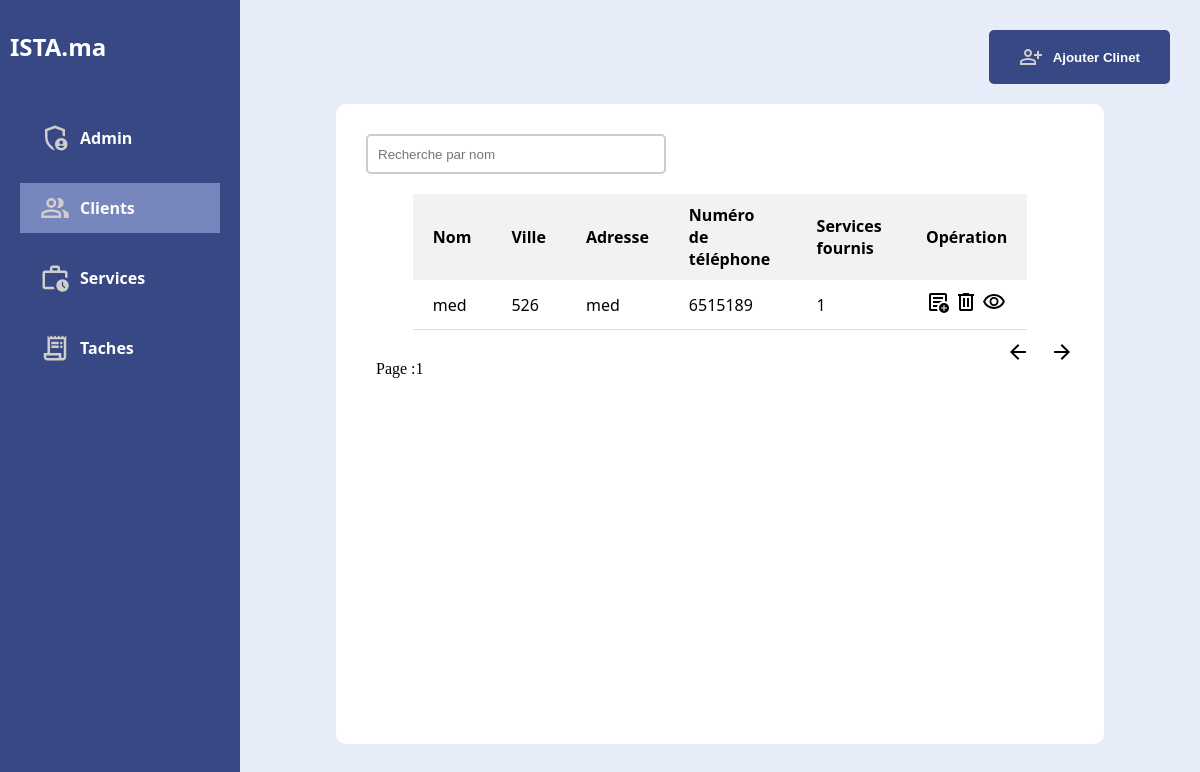
Screenshot of /P_stage/index.php with the database file from the repository.
### tables this page shows
CREATE TABLE `clients` (
  `id` int(11) NOT NULL,
  `nom` varchar(50) NOT NULL,
  `adresse` varchar(50) NOT NULL,
  `ville` varchar(50) NOT NULL,
  `code_postal` varchar(20) NOT NULL,
  `nemero` varchar(30) NOT NULL,
  `note` varchar(300) NOT NULL
);

### P_stage/index.php (the view, shortened to what this page needs)
<!DOCTYPE html>
<html lang="en">
<head>
    <link rel="stylesheet" href="./style/indexstyle.css">
</head>
<body>
<?php
    require_once('./nav.php');
?>
<main>
    <div class="btndiv">
        <button id='addclinetbtn'>Ajouter Clinet</button>
    </div>
    <div class="tablediv">
        <div class='serdiv'>
            <input type="text" name="search" id="serch" placeholder="Recherche par nom">
        </div>
        <table >
            <thead>
            <tr >
                <th>Nom</th>
                <th>Ville</th>
                <th>Adresse</th>
                <th>Numéro de téléphone</th>
                <th>Services fournis</th>
                <th>Opération</th>
            </tr>
            </thead>
            <tbody id='tbodyclinet'>
            <?php
            $sql = "SELECT * FROM clients  limit 8 ";
            $result = $conn->query($sql);
            if ($result->num_rows > 0) {
                while ($row = $result->fetch_assoc()) {
                    $idc = $row['id'];
                     $nom = $row['nom'];
                     $num = $row['nemero'];
                     $ville = $row['ville'];
                     $adress = $row['adresse'];
                     $sql1 = "SELECT count(*) FROM services where idc = $idc ";
                     $result1 = $conn->query($sql1);
                     $row1 = $result1->fetch_row();
                     $countser = $row1[0];
                     echo '<tr id="thetr" data-variable="'.$idc.'">';
                    echo '<td>'.$nom.'</td>';
                    echo '<td>'.$ville.'</td>';
                    echo '<td>'.$adress.'</td>';
                    echo '<td>'.$num.'</td>';
                    echo '<td>'.$countser.'</td>';
                    echo '<td><a href="ajserv.php?idc='.$idc.'" class="indexicons" title="Ajouter un Service">
                    <svg xmlns="http://www.w3.org/2000/svg" height="24" viewBox="0 -960 960 960" width="24"><path d="M200-120q-33 0-56.5-23.5T120-200v-560q0-33 23.5-56.5T200-840h560q33 0 56.5 23.5T840-760v268q-19-9-39-15.5t-41-9.5v-243H200v560h242q3 22 9.5 42t15.5 38H200Zm0-120v40-560 243-3 280Zm80-40h163q3-21 9.5-41t14.5-39H280v80Zm0-160h244q32-30 71.5-50t84.5-27v-3H280v80Zm0-160h400v-80H280v80ZM720-40q-83 0-141.5-58.5T520-240q0-83 58.5-141.5T720-440q83 0 141.5 58.5T920-240q0 83-58.5 141.5T720-40Zm-20-80h40v-100h100v-40H740v-100h-40v100H600v40h100v100Z"/></svg>
<a href="deletecl.php?id='.$idc.'" id="deleteLink" class="indexicons" ><svg xmlns="http://www.w3.org/2000/svg" height="24" viewBox="0 -960 960 960" width="24" class="indexicons" ><path d="M280-120q-33 0-56.5-23.5T200-200v-520h-40v-80h200v-40h240v40h200v80h-40v520q0 33-23.5 56.5T680-120H280Zm400-600H280v520h400v-520ZM360-280h80v-360h-80v360Zm160 0h80v-360h-80v360ZM280-720v520-520Z"/></svg></a>
</a>  <a href="clser.php?clid='.$idc.'" title="Voir les services fournis"><svg xmlns="http://www.w3.org/2000/svg" height="24" viewBox="0 -960 960 960" width="24"><path d="M480-320q75 0 127.5-52.5T660-500q0-75-52.5-127.5T480-680q-75 0-127.5 52.5T300-500q0 75 52.5 127.5T480-320Zm0-72q-45 0-76.5-31.5T372-500q0-45 31.5-76.5T480-608q45 0 76.5 31.5T588-500q0 45-31.5 76.5T480-392Zm0 192q-146 0-266-81.5T40-500q54-137 174-218.5T480-800q146 0 266 81.5T920-500q-54 137-174 218.5T480-200Zm0-300Zm0 220q113 0 207.5-59.5T832-500q-50-101-144.5-160.5T480-720q-113 0-207.5 59.5T128-500q50 101 144.5 160.5T480-280Z"/></svg> </a></td> ';
                    echo '</tr>';
        }}
            ?>
            </tbody>
        </table>
        <div class="tablefoter">
        <button id='lessbtn'><svg xmlns="http://www.w3.org/2000/svg" height="24" viewBox="0 -960 960 960" width="24"><path d="m313-440 224 224-57 56-320-320 320-320 57 56-224 224h487v80H313Z"/></svg>
            </button>
            <button id='morebtn'>
<svg xmlns="http://www.w3.org/2000/svg" height="24" viewBox="0 -960 960 960" width="24"><path  d="M647-440H160v-80h487L423-744l57-56 320 320-320 320-57-56 224-224Z"/></svg>
            </button>
        </div>
        <div class='numcul'>Page :  <span id='numpage'>1 </span></div>
    </div>
</main>
</body>
</html>

### P_stage/nav.php (shortened to what this page needs)
<?php
require_once('./conndb.php');
$sql = "SELECT nom FROM admin where id = 1 ";
$result = $conn->query($sql);
if ($result->num_rows > 0) {
    while ($row = $result->fetch_assoc()) {
    $companyname = $row['nom'];
}}
?>
<!DOCTYPE html>
<html lang="en">
<head>
    <link rel="stylesheet" href="./style/navstyle.css">
</head>
<body>
    <nav>
        <h1><?php echo $companyname;?></h1>
        <div >
            <span id="admin">
                <a href="admin.php">Admin</a>
            </span>
            <span id="clients">
                <a href="index.php">Clients</a>
            </span>
            <span id="services">
                <a href="serv.php">Services</a>
            </span>
            <span id="taches">
                <a href="taches.php">Taches</a>
            </span>
        </div>
    </nav>
</body>
</html>

### P_stage/style/indexstyle.css (style rules this page uses)
main { width:80% ; background-color: #E6ECF8; height: 100vh; display: flex; flex-direction: column; align-items: center; }
.btndiv { width: 100%; display: flex; justify-content: flex-end; padding-top: 30px; padding-right: 30px; }
.btndiv button { padding: 15px 30px; background-color: #374884; color: white; border: 0px; font-weight: bold; border-radius: 5px; display: flex; justify-content: center; align-items: center; gap: 10px; }
.tablediv { margin-top: 20px; width:80%; min-height: 80vh; background-color: white; border-radius: 10px; display: flex; flex-direction: column; align-items: center; padding-top: 30px; overflow-y: auto; padding-bottom: 20px; }
.tablediv table { width: 80%; border-collapse: collapse; font-family: system-ui, -apple-system, BlinkMacSystemFont, 'Segoe UI', Roboto, Oxygen, Ubuntu, Cantarell, 'Open Sans', 'Helvetica Neue', sans-serif; }
td { border-bottom: 1px solid #ddd; padding: 10px 20px; }
th { background-color: #f2f2f2; font-weight: bold; text-align: left; padding: 10px 20px; }
.tablediv .serdiv { width: 100%; height: 40px; margin-bottom: 20px; }
.tablediv .serdiv input { width: 300px; height: 40px; padding-left: 10px; margin-left: 30px; border: 2px solid #ccc; border-radius: 5px; }
.tablefoter { margin-top: 10px; width: 100%; height: 20px; display: flex; justify-content: flex-end; padding-right: 30px; gap: 20px; }
.tablefoter button { width: max-content; height: max-content; background-color: white; border: 0px; transition: 1s; }
.numcul { display: flex; justify-content: flex-start; width: 100%; padding-left: 40px; }
.white { color: white; }
.indexicons { text-decoration: none; color: white; }

### P_stage/style/navstyle.css (style rules this page uses)
* { padding: 0px; margin: 0px; box-sizing: border-box; }
body { height: 100vh; display: flex; }
nav { height: 100vh; background-color:#374884; color: white; font-weight: bold; width: 20%; padding: 30px 10px; font-family: system-ui, -apple-system, BlinkMacSystemFont, 'Segoe UI', Roboto, Oxygen, Ubuntu, Cantarell, 'Open Sans', 'Helvetica Neue', sans-serif; display: flex; flex-direction: column; gap: 40px; }
nav div { display: flex; flex-direction: column; padding: 10px; gap: 20px; }
nav div span { display: flex; gap: 10px; align-items: center; padding: 10px 20px; }
nav div span a { text-decoration: none; color: white; font-weight: 700; }
.white { color: rgb(208, 205, 205); }
nav div .wearein { background-color:#7786bc ; }

### rows the page displays
clients: nom "med", ville "526", adresse "med", nemero "6515189", countser "1"

### other values shown
$companyname "ISTA.ma"
